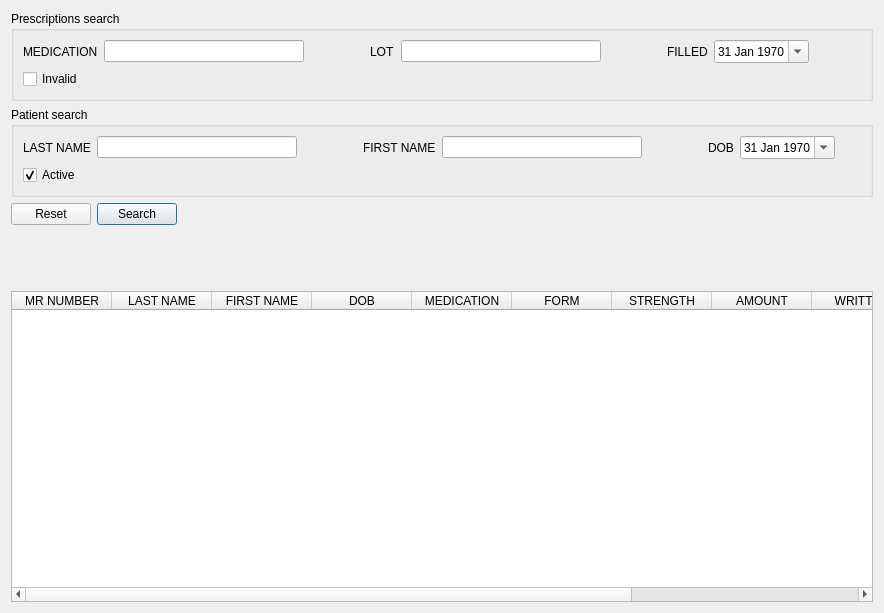
<?xml version="1.0" encoding="UTF-8"?>
<ui version="4.0">
 <class>PrescriptionFrame</class>
 <widget class="QFrame" name="PrescriptionFrame">
  <property name="geometry">
   <rect>
    <x>0</x>
    <y>0</y>
    <width>884</width>
    <height>613</height>
   </rect>
  </property>
  <property name="frameShape">
   <enum>QFrame::NoFrame</enum>
  </property>
  <property name="frameShadow">
   <enum>QFrame::Plain</enum>
  </property>
  <layout class="QVBoxLayout" name="verticalLayout">
   <item>
    <widget class="QGroupBox" name="medicationBox">
     <property name="title">
      <string>Prescriptions search</string>
     </property>
     <layout class="QVBoxLayout" name="verticalLayout_3">
      <item>
       <layout class="QHBoxLayout" name="horizontalLayout_4">
        <item>
         <widget class="QLabel" name="medicationNameLabel">
          <property name="text">
           <string>MEDICATION</string>
          </property>
         </widget>
        </item>
        <item>
         <widget class="QLineEdit" name="medicationNameField">
          <property name="minimumSize">
           <size>
            <width>200</width>
            <height>0</height>
           </size>
          </property>
          <property name="maximumSize">
           <size>
            <width>250</width>
            <height>16777215</height>
           </size>
          </property>
         </widget>
        </item>
        <item>
         <spacer name="horizontalSpacer">
          <property name="orientation">
           <enum>Qt::Horizontal</enum>
          </property>
          <property name="sizeType">
           <enum>QSizePolicy::Fixed</enum>
          </property>
          <property name="sizeHint" stdset="0">
           <size>
            <width>60</width>
            <height>20</height>
           </size>
          </property>
         </spacer>
        </item>
        <item>
         <widget class="QLabel" name="lotLabel">
          <property name="text">
           <string>LOT</string>
          </property>
         </widget>
        </item>
        <item>
         <widget class="QLineEdit" name="lotField">
          <property name="minimumSize">
           <size>
            <width>200</width>
            <height>0</height>
           </size>
          </property>
          <property name="maximumSize">
           <size>
            <width>250</width>
            <height>16777215</height>
           </size>
          </property>
         </widget>
        </item>
        <item>
         <spacer name="horizontalSpacer_2">
          <property name="orientation">
           <enum>Qt::Horizontal</enum>
          </property>
          <property name="sizeType">
           <enum>QSizePolicy::Fixed</enum>
          </property>
          <property name="sizeHint" stdset="0">
           <size>
            <width>60</width>
            <height>20</height>
           </size>
          </property>
         </spacer>
        </item>
        <item>
         <widget class="QLabel" name="filledLabel">
          <property name="text">
           <string>FILLED</string>
          </property>
         </widget>
        </item>
        <item>
         <widget class="QDateEdit" name="filledField">
          <property name="dateTime">
           <datetime>
            <hour>0</hour>
            <minute>0</minute>
            <second>0</second>
            <year>1970</year>
            <month>1</month>
            <day>31</day>
           </datetime>
          </property>
          <property name="calendarPopup">
           <bool>true</bool>
          </property>
         </widget>
        </item>
        <item>
         <spacer name="horizontalSpacer_3">
          <property name="orientation">
           <enum>Qt::Horizontal</enum>
          </property>
          <property name="sizeHint" stdset="0">
           <size>
            <width>40</width>
            <height>20</height>
           </size>
          </property>
         </spacer>
        </item>
       </layout>
      </item>
      <item>
       <layout class="QHBoxLayout" name="horizontalLayout_2">
        <item>
         <widget class="QCheckBox" name="invalidField">
          <property name="text">
           <string>Invalid</string>
          </property>
         </widget>
        </item>
        <item>
         <spacer name="horizontalSpacer_9">
          <property name="orientation">
           <enum>Qt::Horizontal</enum>
          </property>
          <property name="sizeHint" stdset="0">
           <size>
            <width>40</width>
            <height>20</height>
           </size>
          </property>
         </spacer>
        </item>
       </layout>
      </item>
     </layout>
    </widget>
   </item>
   <item>
    <widget class="QGroupBox" name="patientBox">
     <property name="title">
      <string>Patient search</string>
     </property>
     <layout class="QVBoxLayout" name="verticalLayout_2">
      <item>
       <layout class="QHBoxLayout" name="horizontalLayout_3">
        <item>
         <widget class="QLabel" name="lastLabel">
          <property name="text">
           <string>LAST NAME</string>
          </property>
         </widget>
        </item>
        <item>
         <widget class="QLineEdit" name="lastField">
          <property name="minimumSize">
           <size>
            <width>200</width>
            <height>0</height>
           </size>
          </property>
          <property name="maximumSize">
           <size>
            <width>250</width>
            <height>16777215</height>
           </size>
          </property>
         </widget>
        </item>
        <item>
         <spacer name="horizontalSpacer_4">
          <property name="orientation">
           <enum>Qt::Horizontal</enum>
          </property>
          <property name="sizeType">
           <enum>QSizePolicy::Fixed</enum>
          </property>
          <property name="sizeHint" stdset="0">
           <size>
            <width>60</width>
            <height>20</height>
           </size>
          </property>
         </spacer>
        </item>
        <item>
         <widget class="QLabel" name="firstLabel">
          <property name="text">
           <string>FIRST NAME</string>
          </property>
         </widget>
        </item>
        <item>
         <widget class="QLineEdit" name="firstField">
          <property name="minimumSize">
           <size>
            <width>200</width>
            <height>0</height>
           </size>
          </property>
          <property name="maximumSize">
           <size>
            <width>250</width>
            <height>16777215</height>
           </size>
          </property>
         </widget>
        </item>
        <item>
         <spacer name="horizontalSpacer_5">
          <property name="orientation">
           <enum>Qt::Horizontal</enum>
          </property>
          <property name="sizeType">
           <enum>QSizePolicy::Fixed</enum>
          </property>
          <property name="sizeHint" stdset="0">
           <size>
            <width>60</width>
            <height>20</height>
           </size>
          </property>
         </spacer>
        </item>
        <item>
         <widget class="QLabel" name="dobLabel">
          <property name="text">
           <string>DOB</string>
          </property>
         </widget>
        </item>
        <item>
         <widget class="QDateEdit" name="dobField">
          <property name="dateTime">
           <datetime>
            <hour>0</hour>
            <minute>0</minute>
            <second>0</second>
            <year>1970</year>
            <month>1</month>
            <day>31</day>
           </datetime>
          </property>
          <property name="calendarPopup">
           <bool>true</bool>
          </property>
         </widget>
        </item>
        <item>
         <spacer name="horizontalSpacer_6">
          <property name="orientation">
           <enum>Qt::Horizontal</enum>
          </property>
          <property name="sizeHint" stdset="0">
           <size>
            <width>40</width>
            <height>20</height>
           </size>
          </property>
         </spacer>
        </item>
       </layout>
      </item>
      <item>
       <layout class="QHBoxLayout" name="horizontalLayout">
        <item>
         <widget class="QCheckBox" name="activeField">
          <property name="text">
           <string>Active</string>
          </property>
          <property name="checked">
           <bool>true</bool>
          </property>
         </widget>
        </item>
        <item>
         <spacer name="horizontalSpacer_8">
          <property name="orientation">
           <enum>Qt::Horizontal</enum>
          </property>
          <property name="sizeHint" stdset="0">
           <size>
            <width>40</width>
            <height>20</height>
           </size>
          </property>
         </spacer>
        </item>
       </layout>
      </item>
     </layout>
    </widget>
   </item>
   <item>
    <layout class="QHBoxLayout" name="buttonLayout">
     <item>
      <widget class="QPushButton" name="resetButton">
       <property name="text">
        <string>Reset</string>
       </property>
      </widget>
     </item>
     <item>
      <widget class="QPushButton" name="searchButton">
       <property name="text">
        <string>Search</string>
       </property>
       <property name="default">
        <bool>true</bool>
       </property>
      </widget>
     </item>
     <item>
      <spacer name="horizontalSpacer_7">
       <property name="orientation">
        <enum>Qt::Horizontal</enum>
       </property>
       <property name="sizeHint" stdset="0">
        <size>
         <width>40</width>
         <height>20</height>
        </size>
       </property>
      </spacer>
     </item>
    </layout>
   </item>
   <item>
    <spacer name="verticalSpacer">
     <property name="orientation">
      <enum>Qt::Vertical</enum>
     </property>
     <property name="sizeType">
      <enum>QSizePolicy::Fixed</enum>
     </property>
     <property name="sizeHint" stdset="0">
      <size>
       <width>20</width>
       <height>60</height>
      </size>
     </property>
    </spacer>
   </item>
   <item>
    <widget class="QTableWidget" name="resultTable">
     <property name="contextMenuPolicy">
      <enum>Qt::ActionsContextMenu</enum>
     </property>
     <property name="editTriggers">
      <set>QAbstractItemView::NoEditTriggers</set>
     </property>
     <property name="selectionBehavior">
      <enum>QAbstractItemView::SelectRows</enum>
     </property>
     <property name="columnCount">
      <number>11</number>
     </property>
     <attribute name="horizontalHeaderHighlightSections">
      <bool>false</bool>
     </attribute>
     <attribute name="horizontalHeaderMinimumSectionSize">
      <number>100</number>
     </attribute>
     <column>
      <property name="text">
       <string>MR NUMBER</string>
      </property>
     </column>
     <column>
      <property name="text">
       <string>LAST NAME</string>
      </property>
     </column>
     <column>
      <property name="text">
       <string>FIRST NAME</string>
      </property>
     </column>
     <column>
      <property name="text">
       <string>DOB</string>
      </property>
     </column>
     <column>
      <property name="text">
       <string>MEDICATION</string>
      </property>
     </column>
     <column>
      <property name="text">
       <string>FORM</string>
      </property>
     </column>
     <column>
      <property name="text">
       <string>STRENGTH</string>
      </property>
     </column>
     <column>
      <property name="text">
       <string>AMOUNT</string>
      </property>
     </column>
     <column>
      <property name="text">
       <string>WRITTEN</string>
      </property>
     </column>
     <column>
      <property name="text">
       <string>FILLED</string>
      </property>
     </column>
     <column>
      <property name="text">
       <string>LOT</string>
      </property>
     </column>
    </widget>
   </item>
  </layout>
  <action name="printAction">
   <property name="text">
    <string>Print Label</string>
   </property>
   <property name="toolTip">
    <string>Print a label for the prescription</string>
   </property>
  </action>
  <action name="invalidateAction">
   <property name="text">
    <string>Invalidate</string>
   </property>
   <property name="toolTip">
    <string>Marks the prescription as invalid.</string>
   </property>
  </action>
 </widget>
 <tabstops>
  <tabstop>searchButton</tabstop>
  <tabstop>resetButton</tabstop>
  <tabstop>resultTable</tabstop>
 </tabstops>
 <resources/>
 <connections>
  <connection>
   <sender>resetButton</sender>
   <signal>clicked()</signal>
   <receiver>medicationNameField</receiver>
   <slot>clear()</slot>
   <hints>
    <hint type="sourcelabel">
     <x>48</x>
     <y>140</y>
    </hint>
    <hint type="destinationlabel">
     <x>152</x>
     <y>42</y>
    </hint>
   </hints>
  </connection>
  <connection>
   <sender>resetButton</sender>
   <signal>clicked()</signal>
   <receiver>lotField</receiver>
   <slot>clear()</slot>
   <hints>
    <hint type="sourcelabel">
     <x>48</x>
     <y>140</y>
    </hint>
    <hint type="destinationlabel">
     <x>456</x>
     <y>42</y>
    </hint>
   </hints>
  </connection>
  <connection>
   <sender>resetButton</sender>
   <signal>clicked()</signal>
   <receiver>lastField</receiver>
   <slot>clear()</slot>
   <hints>
    <hint type="sourcelabel">
     <x>48</x>
     <y>140</y>
    </hint>
    <hint type="destinationlabel">
     <x>145</x>
     <y>101</y>
    </hint>
   </hints>
  </connection>
  <connection>
   <sender>resetButton</sender>
   <signal>clicked()</signal>
   <receiver>firstField</receiver>
   <slot>clear()</slot>
   <hints>
    <hint type="sourcelabel">
     <x>48</x>
     <y>140</y>
    </hint>
    <hint type="destinationlabel">
     <x>444</x>
     <y>101</y>
    </hint>
   </hints>
  </connection>
  <connection>
   <sender>medicationNameField</sender>
   <signal>returnPressed()</signal>
   <receiver>searchButton</receiver>
   <slot>click()</slot>
   <hints>
    <hint type="sourcelabel">
     <x>152</x>
     <y>42</y>
    </hint>
    <hint type="destinationlabel">
     <x>129</x>
     <y>140</y>
    </hint>
   </hints>
  </connection>
  <connection>
   <sender>lotField</sender>
   <signal>returnPressed()</signal>
   <receiver>searchButton</receiver>
   <slot>click()</slot>
   <hints>
    <hint type="sourcelabel">
     <x>456</x>
     <y>42</y>
    </hint>
    <hint type="destinationlabel">
     <x>129</x>
     <y>140</y>
    </hint>
   </hints>
  </connection>
  <connection>
   <sender>lastField</sender>
   <signal>returnPressed()</signal>
   <receiver>searchButton</receiver>
   <slot>click()</slot>
   <hints>
    <hint type="sourcelabel">
     <x>145</x>
     <y>101</y>
    </hint>
    <hint type="destinationlabel">
     <x>129</x>
     <y>140</y>
    </hint>
   </hints>
  </connection>
  <connection>
   <sender>firstField</sender>
   <signal>returnPressed()</signal>
   <receiver>searchButton</receiver>
   <slot>click()</slot>
   <hints>
    <hint type="sourcelabel">
     <x>444</x>
     <y>101</y>
    </hint>
    <hint type="destinationlabel">
     <x>129</x>
     <y>140</y>
    </hint>
   </hints>
  </connection>
 </connections>
</ui>
